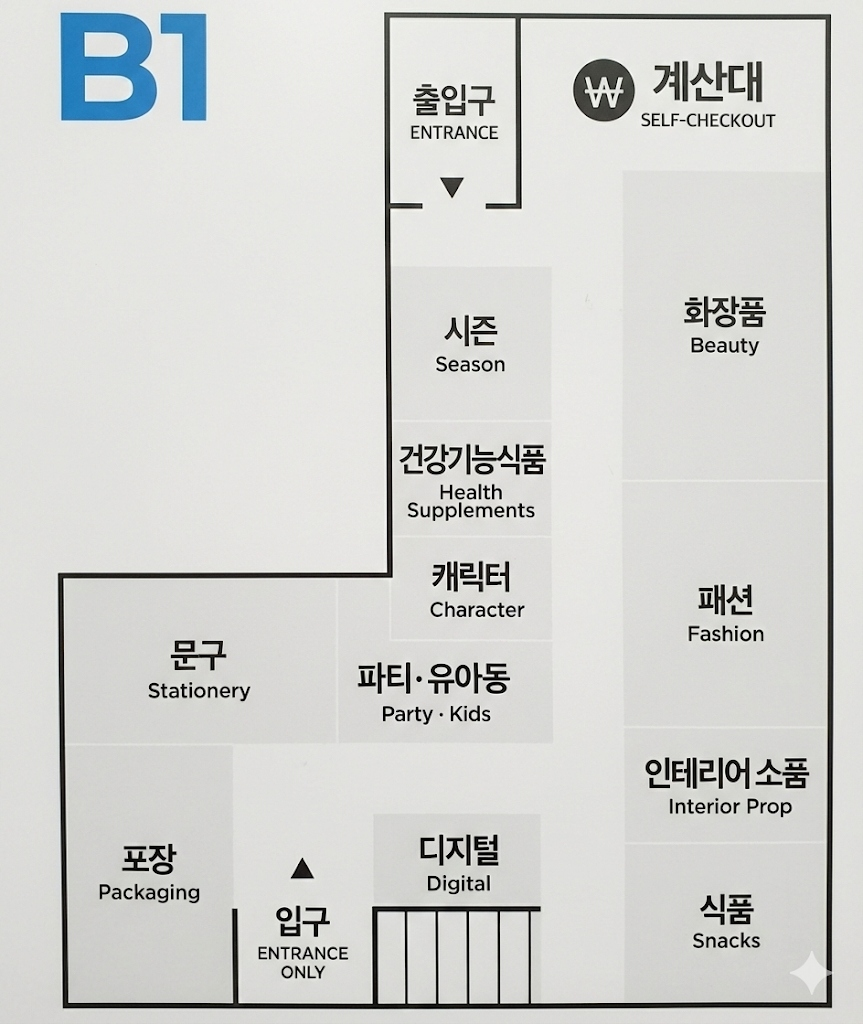
#> input picture frontend/src/assets/images/map_b1.jpg, 863 x 1024 px, found by its file name
$ python test_image_reading.py
#> lines starting #> are read from the running program, lines starting #| are printed output that depends on the picture; after the words box and inside, x2 and y2 are one past the last pixel; in counts of white or black regions, pixels touching at a corner belong together; long printed decimals are rounded
from PIL import Image
import os
import numpy as np

img_path = r"c:\Users\301\finalProject\daiso-category-search-dev-kdg\frontend\src\assets\images\map_b1.jpg"

if not os.path.exists(img_path):
    print(f"Image not found: {img_path}")
    exit()

try:
    print(f"Opening image: {img_path}")
    img = Image.open(img_path).convert('L') # Grayscale
    width, height = img.size
#> width = 863; height = 1024
    print(f"Image loaded: {width}x{height}")
#| Image loaded: 863x1024

    # Convert to numpy array to simulate processing
    arr = np.array(img)
    print(f"Mean pixel value: {np.mean(arr)}")
#| Mean pixel value: 210.612

    # Threshold check
    binary = arr > 200 # Walkable
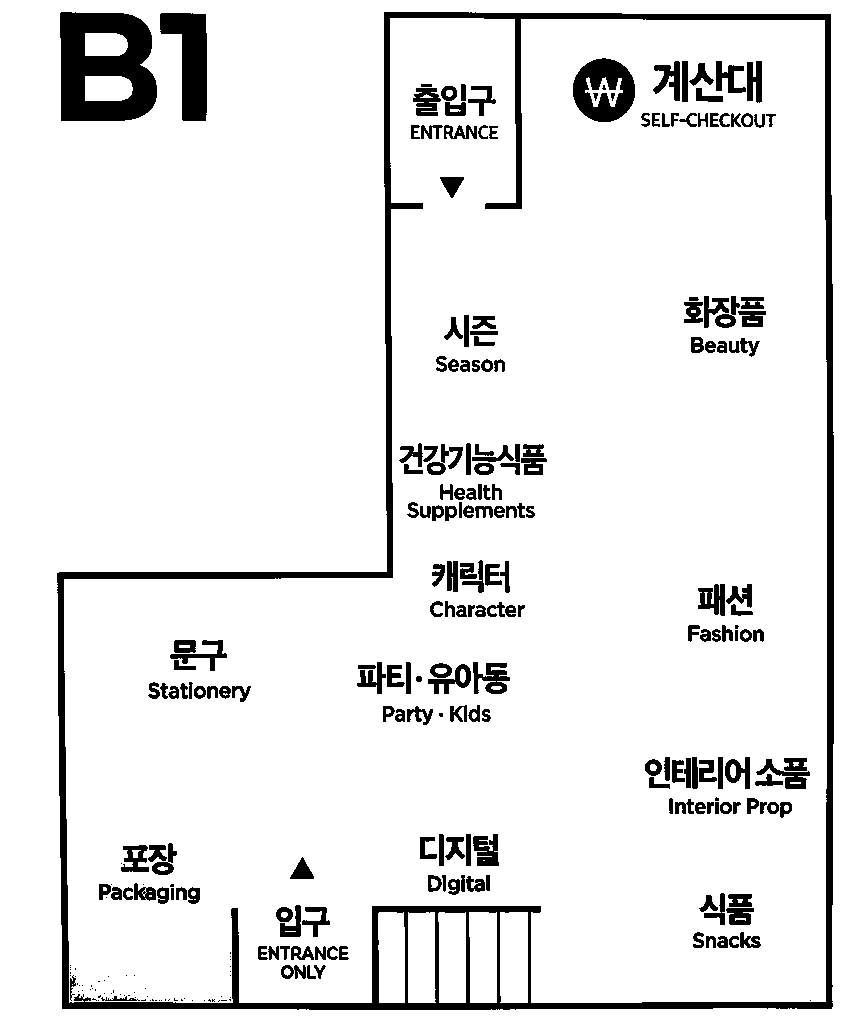
#> binary: shape (1024, 863) bool; 91.6% white; 277 black regions (70 under 20 px), largest, box (x1, y1, x2, y2) and area: (57, 12, 834, 1010) 27968, (60, 12, 157, 121) 7513, (160, 13, 207, 121) 3116
    walkable_ratio = np.sum(binary) / binary.size
#> walkable_ratio = 0.916
    print(f"Walkable area ratio: {walkable_ratio:.2f}")
#| Walkable area ratio: 0.92

except Exception as e:
    print(f"Error: {e}")

$ run again, with frontend/src/assets/images/map_b2.jpg copied over frontend/src/assets/images/map_b1.jpg
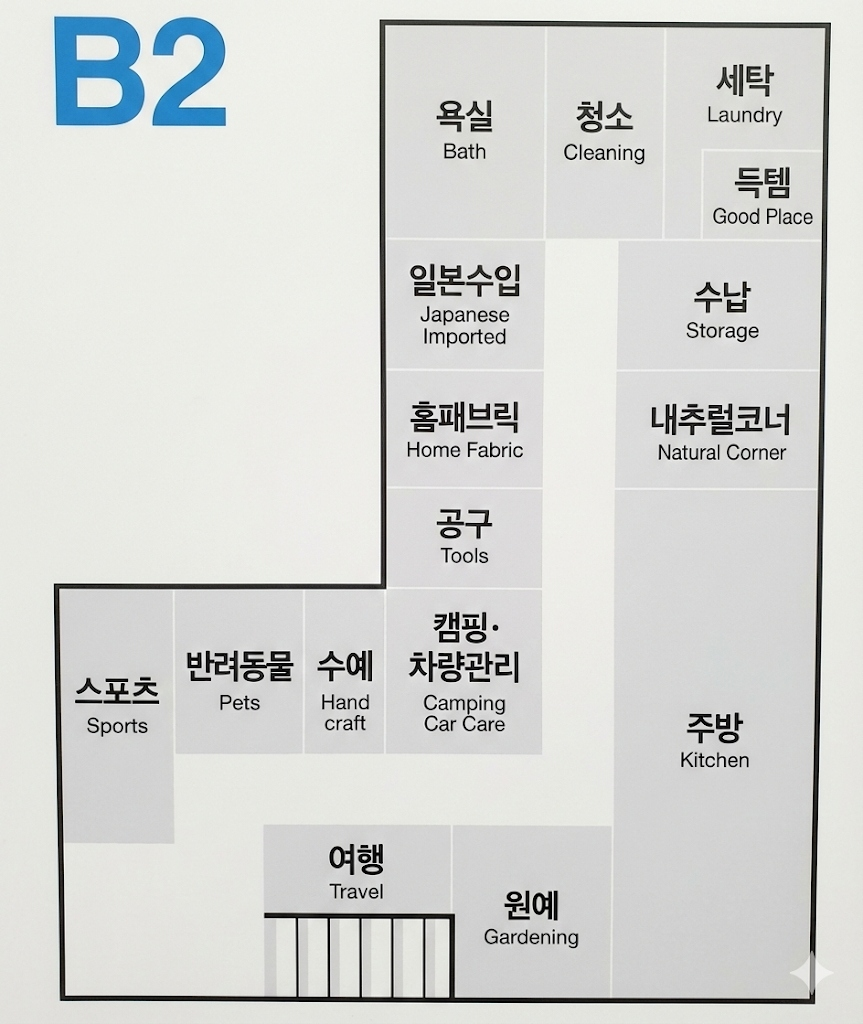
#> input picture frontend/src/assets/images/map_b2.jpg, 863 x 1024 px, found by its file name
#| Image loaded: 863x1024
#| Mean pixel value: 213.133
#> `binary = arr > 200`:
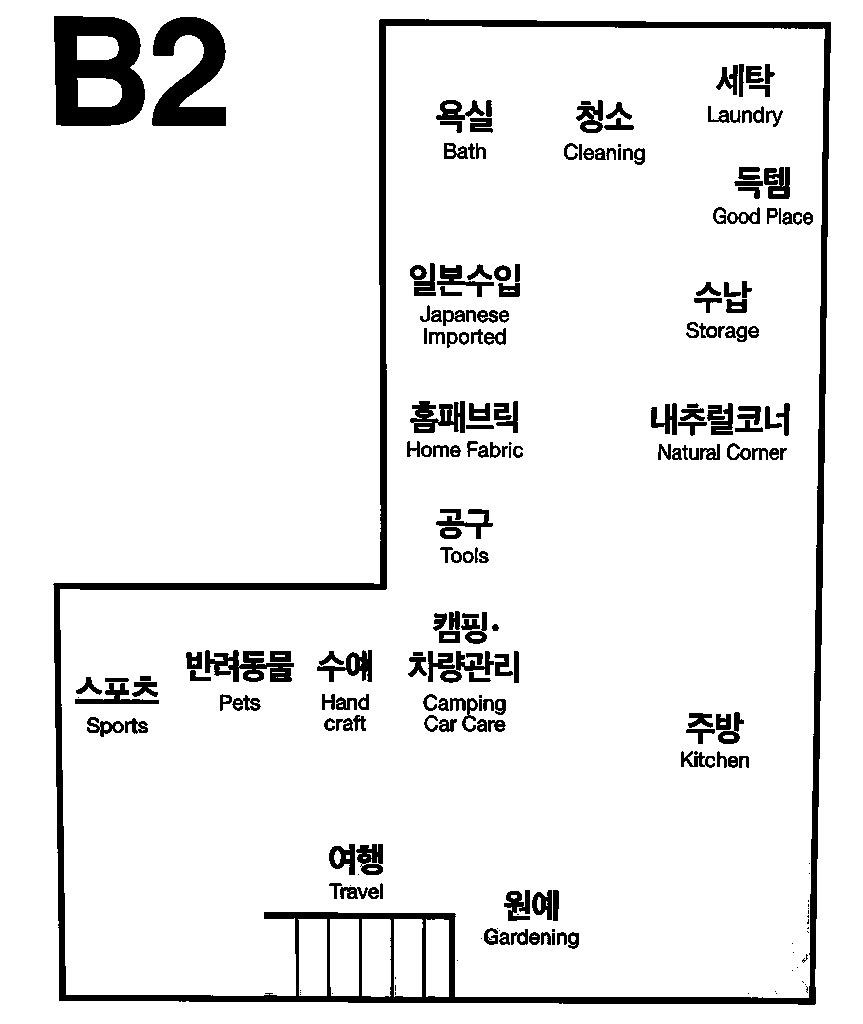
#> binary: shape (1024, 863) bool; 92.1% white; 229 black regions (41 under 20 px), largest, box (x1, y1, x2, y2) and area: (53, 19, 831, 1005) 25569, (54, 16, 145, 126) 6865, (152, 17, 226, 126) 4614
#> walkable_ratio = 0.921
#| Walkable area ratio: 0.92
